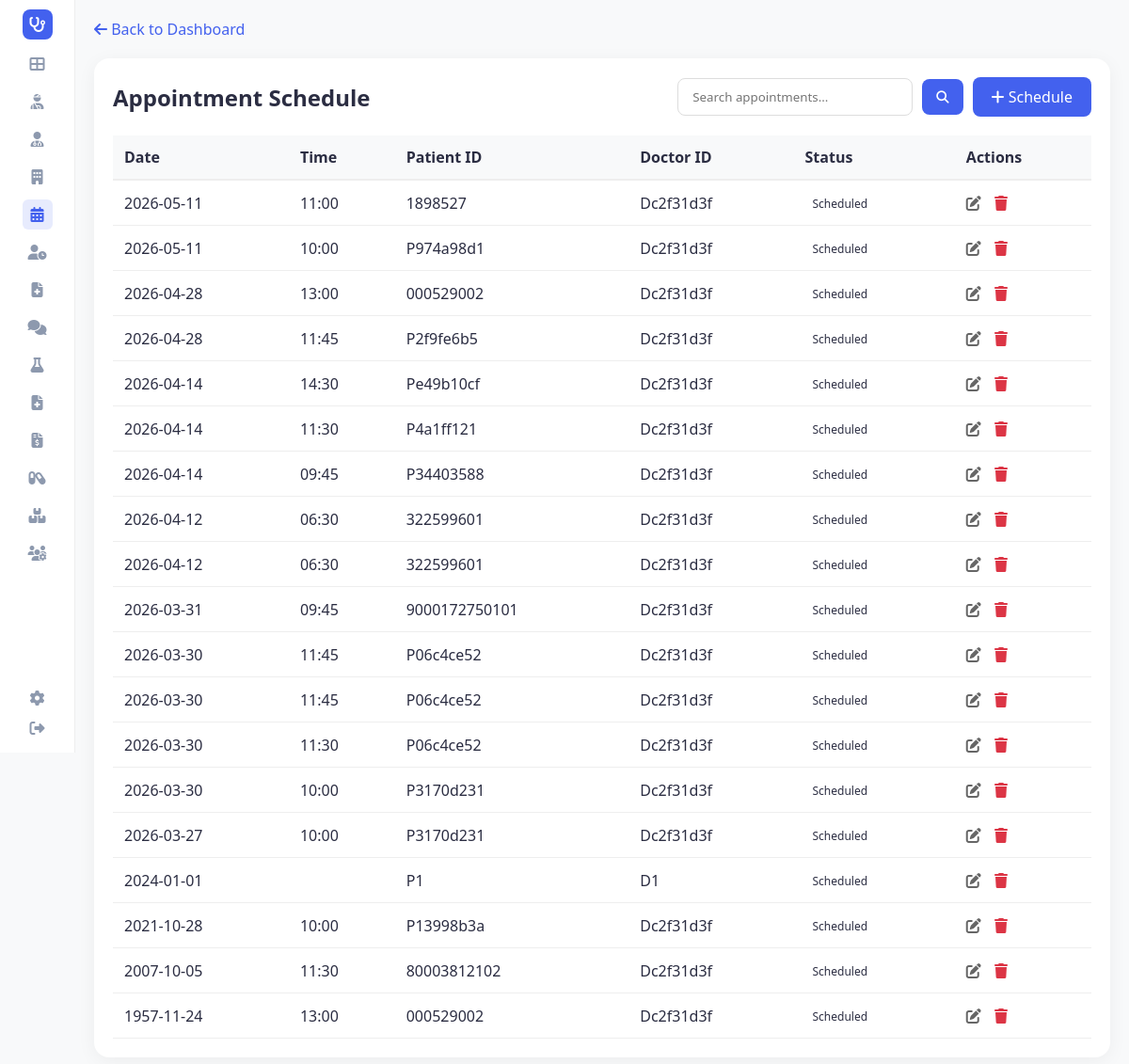
Page /schedule (signed in) on the earlier database version.
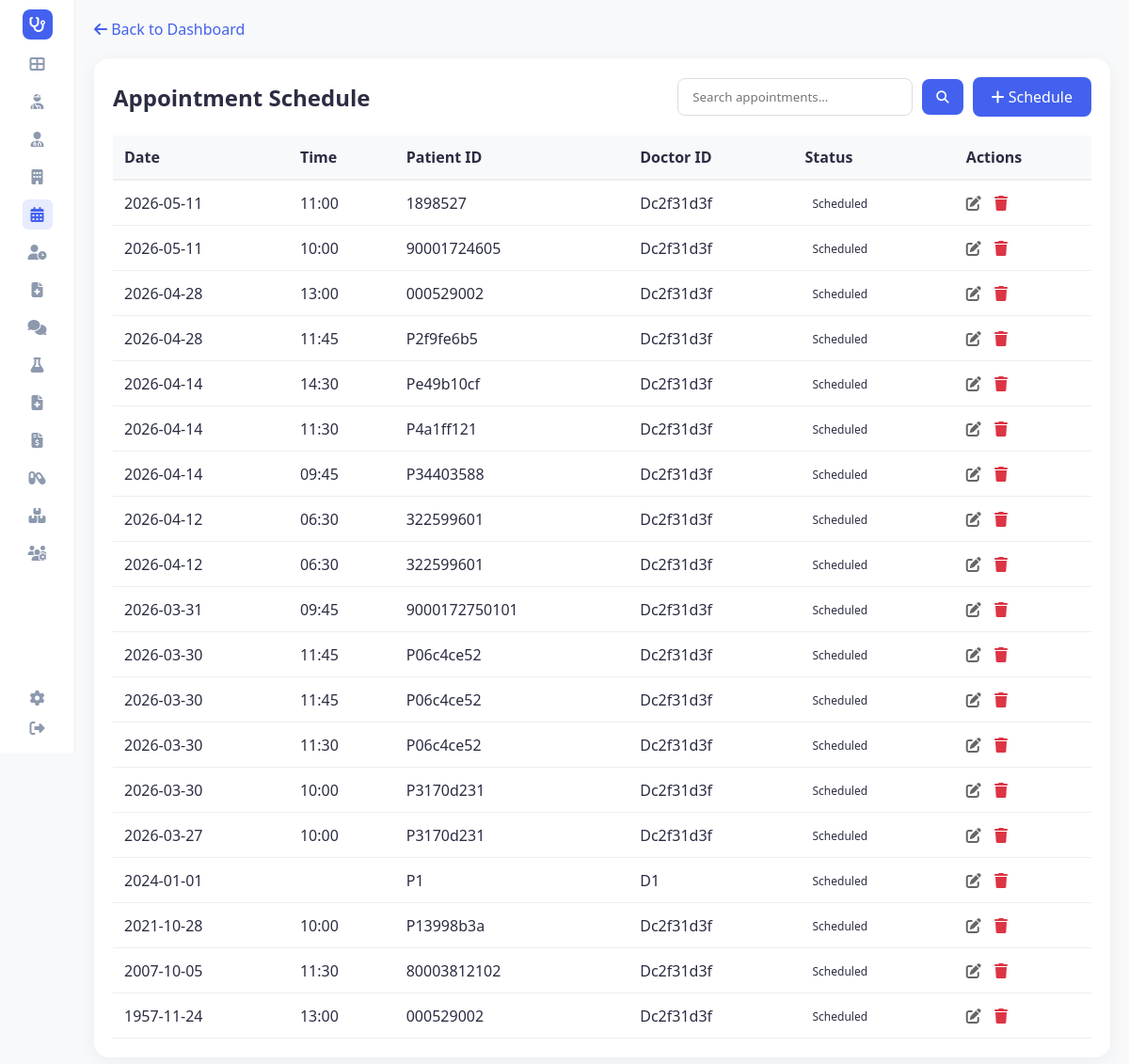
Same page on the later database version.
### tables this page shows
CREATE TABLE appointments (
                appointment_id TEXT PRIMARY KEY,
                patient_id TEXT,
                doctor_id TEXT,
                appointment_date TEXT,
                appointment_time TEXT,
                reason TEXT,
                status TEXT,
                notes TEXT, is_deleted INTEGER DEFAULT 0, deleted_at TEXT,
                FOREIGN KEY (patient_id) REFERENCES patients(patient_id),
                FOREIGN KEY (doctor_id) REFERENCES doctors(doctor_id)
            );

### app.py (the view)
@app.route('/schedule')
def view_schedule():
    page = request.args.get('page', 1, type=int)
    search_term = request.args.get('search', '').strip()
    per_page = 20
    conn = hms.db.get_connection()
    cursor = conn.cursor()
    if search_term:
        search_value = f"%{search_term}%"
        cursor.execute("""
            SELECT * FROM appointments
            WHERE patient_id LIKE ? OR doctor_id LIKE ? OR status LIKE ? OR reason LIKE ?
            ORDER BY appointment_date DESC, appointment_time DESC LIMIT ? OFFSET ?
        """, (search_value, search_value, search_value, search_value, per_page, (page - 1) * per_page))
        rows = cursor.fetchall()
        cursor.execute("""
            SELECT COUNT(*) FROM appointments
            WHERE patient_id LIKE ? OR doctor_id LIKE ? OR status LIKE ? OR reason LIKE ?
        """, (search_value, search_value, search_value, search_value))
        total_count = cursor.fetchone()[0]
    else:
        cursor.execute("SELECT * FROM appointments ORDER BY appointment_date DESC, appointment_time DESC LIMIT ? OFFSET ?",
                       (per_page, (page - 1) * per_page))
        rows = cursor.fetchall()
        cursor.execute("SELECT COUNT(*) FROM appointments")
        total_count = cursor.fetchone()[0]
    conn.close()
    appointments_list = [hms.db._row_to_obj(Appointment, row) for row in rows]
    total_pages = math.ceil(total_count / per_page) if total_count else 1
    return render_template('view_schedule.html', appointments=appointments_list, page=page,
                           total_pages=total_pages, total_count=total_count,
                           search_term=search_term, active_page='schedule')

### app.py (called while the page is built)
@app.before_request
def require_login():
    allowed_routes = ['login', 'register', 'static']
    if request.endpoint not in allowed_routes and 'user_id' not in session:
        return redirect(url_for('login'))

@app.context_processor
def inject_user():
    username = session.get('username')
    role = session.get('role')
    unread = 0
    if username:
        unread = hms.get_unread_count(username, role)
    return dict(current_user=username, current_role=role, unread_messages_count=unread, hms=hms)

### database/db_manager.py (called while the page is built)
    def get_connection(self):
        conn = sqlite3.connect(self.db_file)
        conn.row_factory = sqlite3.Row
        return conn

    def _row_to_obj(self, cls: Type[T], row: sqlite3.Row) -> T:
        d = dict(row)
        for field in fields(cls):
            if field.type in (dict, Dict[str, Any], list, List[Any]) and d.get(field.name):
                try:
                    d[field.name] = json.loads(d[field.name])
                except:
                    pass
            elif field.type == bool and field.name in d:
                d[field.name] = bool(d[field.name])
        allowed = {f.name for f in fields(cls)}
        filtered = {k: v for k, v in d.items() if k in allowed}
        return cls(**filtered)

### main.py (called while the page is built)
    def get_unread_count(self, user_id: str, role: str) -> int:
        conn = self.db.get_connection()
        cursor = conn.cursor()
        cursor.execute("""
            SELECT COUNT(*) FROM messages
            WHERE is_read = 0 AND (recipient_id = ? OR recipient_id = ? OR recipient_id = 'all')
        """, (user_id, role))
        count = cursor.fetchone()[0]
        conn.close()
        return count

### templates/view_schedule.html (shortened to what this page needs)
<!DOCTYPE html>
<html lang="en">
<head>
    <link rel="stylesheet" href="{{ url_for('static', filename='style.css') }}">
    <link rel="stylesheet" href="https://cdnjs.cloudflare.com/ajax/libs/font-awesome/6.4.0/css/all.min.css">
</head>
<body>
    <div class="container">
        {% include 'sidebar.html' %}
        <main class="main-content">
            <a href="{{ url_for('dashboard') }}" class="back-link" style="color: #4361ee; text-decoration: none; display: block; margin-bottom: 20px;"><i class="fas fa-arrow-left"></i> Back to Dashboard</a>
            <div class="card">
                <div style="display: flex; justify-content: space-between; align-items: center; margin-bottom: 20px;">
                    <h2 style="margin: 0;">Appointment Schedule</h2>
                    <div style="display: flex; gap: 10px;">
                        <form action="{{ url_for('view_schedule') }}" method="get" class="search-form" style="display: flex; align-items: center; gap: 10px;">
                            <input type="text" name="search" placeholder="Search appointments..." value="{{ search_term if search_term else '' }}" style="padding: 10px 15px; border: 1px solid #ddd; border-radius: 8px; outline: none; width: 250px;">
                            <button type="submit" style="background-color: #4361ee; color: white; border: none; padding: 10px 15px; border-radius: 8px; cursor: pointer;"><i class="fas fa-search"></i></button>
                        </form>
                        <a href="{{ url_for('schedule_appointment') }}" class="btn-add" style="background-color: #4361ee; color: white; padding: 10px 20px; text-decoration: none; border-radius: 8px; font-weight: 500;"><i class="fas fa-plus"></i> Schedule</a>
                    </div>
                </div>
                <div style="overflow-x: auto;">
                    <table style="width: 100%; border-collapse: collapse;">
                        <thead>
                            <tr style="text-align: left; background-color: #f8f9fa;">
                                <th style="padding: 12px; border-bottom: 2px solid #eee;">Date</th>
                                <th style="padding: 12px; border-bottom: 2px solid #eee;">Time</th>
                                <th style="padding: 12px; border-bottom: 2px solid #eee;">Patient ID</th>
                                <th style="padding: 12px; border-bottom: 2px solid #eee;">Doctor ID</th>
                                <th style="padding: 12px; border-bottom: 2px solid #eee;">Status</th>
                                <th style="padding: 12px; border-bottom: 2px solid #eee;">Actions</th>
                            </tr>
                        </thead>
                        <tbody>
                            {% for appt in appointments %}
                            <tr>
                                <td style="padding: 12px; border-bottom: 1px solid #eee;">{{ appt.appointment_date }}</td>
                                <td style="padding: 12px; border-bottom: 1px solid #eee;">{{ appt.appointment_time }}</td>
                                <td style="padding: 12px; border-bottom: 1px solid #eee;">{{ appt.patient_id }}</td>
                                <td style="padding: 12px; border-bottom: 1px solid #eee;">{{ appt.doctor_id }}</td>
                                <td style="padding: 12px; border-bottom: 1px solid #eee;">
                                    <span class="status {{ appt.status|lower }}">{{ appt.status }}</span>
                                </td>
                                <td style="padding: 12px; border-bottom: 1px solid #eee;">
                                    <a href="{{ url_for('edit_appointment', appointment_id=appt.appointment_id) }}" title="Edit" style="margin-right: 10px; color: #666;"><i class="fas fa-edit"></i></a>
                                    <a href="{{ url_for('delete_appointment', appointment_id=appt.appointment_id) }}" title="Delete" style="color: #dc3545;" onclick="return confirm('Are you sure you want to delete this appointment?')"><i class="fas fa-trash"></i></a>
                                </td>
                            </tr>
                            {% else %}
                            <tr>
                                <td colspan="5" style="padding: 20px; text-align: center; color: #888;">No appointments scheduled.</td>
                            </tr>
                            {% endfor %}
                        </tbody>
                    </table>
                </div>
            </div>
        </main>
    </div>
</body>
</html>

### templates/sidebar.html
<aside class="sidebar">
    <div class="logo">
        <div class="logo-icon">
            <i class="fas fa-stethoscope"></i>
        </div>
    </div>
    <nav class="menu">
        <a href="{{ url_for('dashboard') }}" class="menu-item {% if active_page == 'dashboard' %}active{% endif %}" title="Dashboard"><i class="fas fa-th-large"></i></a>
        {% if current_role in ['admin', 'doctor', 'receptionist', 'nurse'] %}
        <a href="{{ url_for('patients') }}" class="menu-item {% if active_page == 'patients' %}active{% endif %}" title="Patients"><i class="fas fa-user-injured"></i></a>
        {% endif %}
        {% if current_role in ['admin', 'doctor', 'receptionist', 'nurse'] %}
        <a href="{{ url_for('doctors') }}" class="menu-item {% if active_page == 'doctors' %}active{% endif %}" title="Doctors"><i class="fas fa-user-md"></i></a>
        {% endif %}
        {% if current_role in ['admin', 'doctor', 'receptionist'] %}
        <a href="{{ url_for('departments') }}" class="menu-item {% if active_page == 'departments' %}active{% endif %}" title="Departments"><i class="fas fa-building"></i></a>
        {% endif %}
        {% if current_role in ['admin', 'doctor', 'receptionist', 'nurse'] %}
        <a href="{{ url_for('view_schedule') }}" class="menu-item {% if active_page == 'schedule' %}active{% endif %}" title="Schedule"><i class="fas fa-calendar-alt"></i></a>
        {% endif %}
        {% if current_role in ['admin', 'doctor', 'receptionist', 'nurse'] %}
        <a href="{{ url_for('queue_dashboard') }}" class="menu-item {% if active_page == 'queue' %}active{% endif %}" title="Queue Dashboard"><i class="fas fa-user-clock"></i></a>
        {% endif %}
        {% if current_role in ['admin', 'doctor', 'nurse'] %}
        <a href="{{ url_for('medical_records') }}" class="menu-item {% if active_page == 'medical_records' %}active{% endif %}" title="Medical Records"><i class="fas fa-file-medical"></i></a>
        {% endif %}
        <a href="{{ url_for('messages') }}" class="menu-item {% if active_page == 'messages' %}active{% endif %}" title="Messages"><i class="fas fa-comments"></i></a>
        {% if current_role in ['admin', 'doctor', 'lab_assistant', 'nurse'] %}
        <a href="{{ url_for('lab_results') }}" class="menu-item {% if active_page == 'lab_results' %}active{% endif %}" title="Lab Results"><i class="fas fa-flask"></i></a>
        {% endif %}
        {% if current_role in ['admin', 'doctor'] %}
        <a href="{{ url_for('general_reports') }}" class="menu-item {% if active_page == 'reports' %}active{% endif %}" title="Reports"><i class="fas fa-file-medical"></i></a>
        {% endif %}
        {% if current_role in ['admin', 'cashier'] %}
        <a href="{{ url_for('billing_dashboard') }}" class="menu-item {% if active_page == 'billing' %}active{% endif %}" title="Billing"><i class="fas fa-file-invoice-dollar"></i></a>
        {% endif %}
        {% if current_role in ['admin', 'doctor', 'receptionist', 'nurse'] %}
        <a href="{{ url_for('prescriptions') }}" class="menu-item {% if active_page == 'prescriptions' %}active{% endif %}" title="Prescriptions"><i class="fas fa-capsules"></i></a>
        {% endif %}
        {% if current_role in ['admin', 'cashier', 'nurse'] %}
        <a href="{{ url_for('inventory') }}" class="menu-item {% if active_page == 'inventory' %}active{% endif %}" title="Inventory"><i class="fas fa-boxes"></i></a>
        {% endif %}
        {% if current_role in ['admin', 'admin doctor', 'admin_doctor'] %}
        <a href="{{ url_for('admin_users') }}" class="menu-item {% if active_page == 'admin_users' %}active{% endif %}" title="User Management"><i class="fas fa-users-cog"></i></a>
        {% endif %}
    </nav>
    <div class="settings">
        <a href="{{ url_for('settings') }}" class="menu-item {% if active_page == 'settings' %}active{% endif %}" title="Settings"><i class="fas fa-cog"></i></a>
        <a href="{{ url_for('logout') }}" class="menu-item" title="Logout"><i class="fas fa-sign-out-alt"></i></a>
    </div>
</aside>

### static/style.css (style rules this page uses)
:root { --primary-color: #4361ee; --secondary-color: #3f37c9; --success-color: #4cc9f0; --warning-color: #f72585; --text-dark: #2b2d42; --text-light: #8d99ae; --bg-light: #f8f9fa; --white: #ffffff; --sidebar-width: 80px; --border-radius: 16px; --shadow: 0 4px 20px rgba(0, 0, 0, 0.05); }
* { margin: 0; padding: 0; box-sizing: border-box; font-family: 'Segoe UI', Tahoma, Geneva, Verdana, sans-serif; }
body { background-color: var(--bg-light); color: var(--text-dark); min-height: 100vh; margin: 0; }
.container { display: flex !important; min-height: 100vh !important; height: auto !important; overflow: visible !important; }
.main-content { flex: 1 !important; padding: 20px !important; display: flex; flex-direction: column; min-width: 0; }
.sidebar { width: var(--sidebar-width); background-color: var(--white); display: flex; flex-direction: column; align-items: center; padding: 10px 0; border-right: 1px solid #eee; position: sticky; top: 0; height: 100vh; z-index: 100; }
.logo-icon { width: 32px; height: 32px; background-color: var(--primary-color); color: white; border-radius: 8px; display: flex; justify-content: center; align-items: center; font-size: 16px; margin-bottom: 10px; }
.menu { display: flex; flex-direction: column; gap: 8px; flex: 1; overflow-y: auto; width: 100%; align-items: center; }
.menu-item { color: var(--text-light); font-size: 16px; width: 32px; height: 32px; display: flex; justify-content: center; align-items: center; border-radius: 6px; text-decoration: none; transition: all 0.3s ease; }
.menu-item:hover, .menu-item.active { background-color: #4361ee20; color: var(--primary-color); }
.card { background-color: white; border-radius: var(--border-radius); padding: 20px; box-shadow: var(--shadow); }
.status { font-size: 12px; padding: 2px 8px; border-radius: 12px; display: inline-block; }

Differences in the rows shown:
changed appointments (number 2 of 19 on the later page): patient_id "P974a98d1" → "90001724605"
